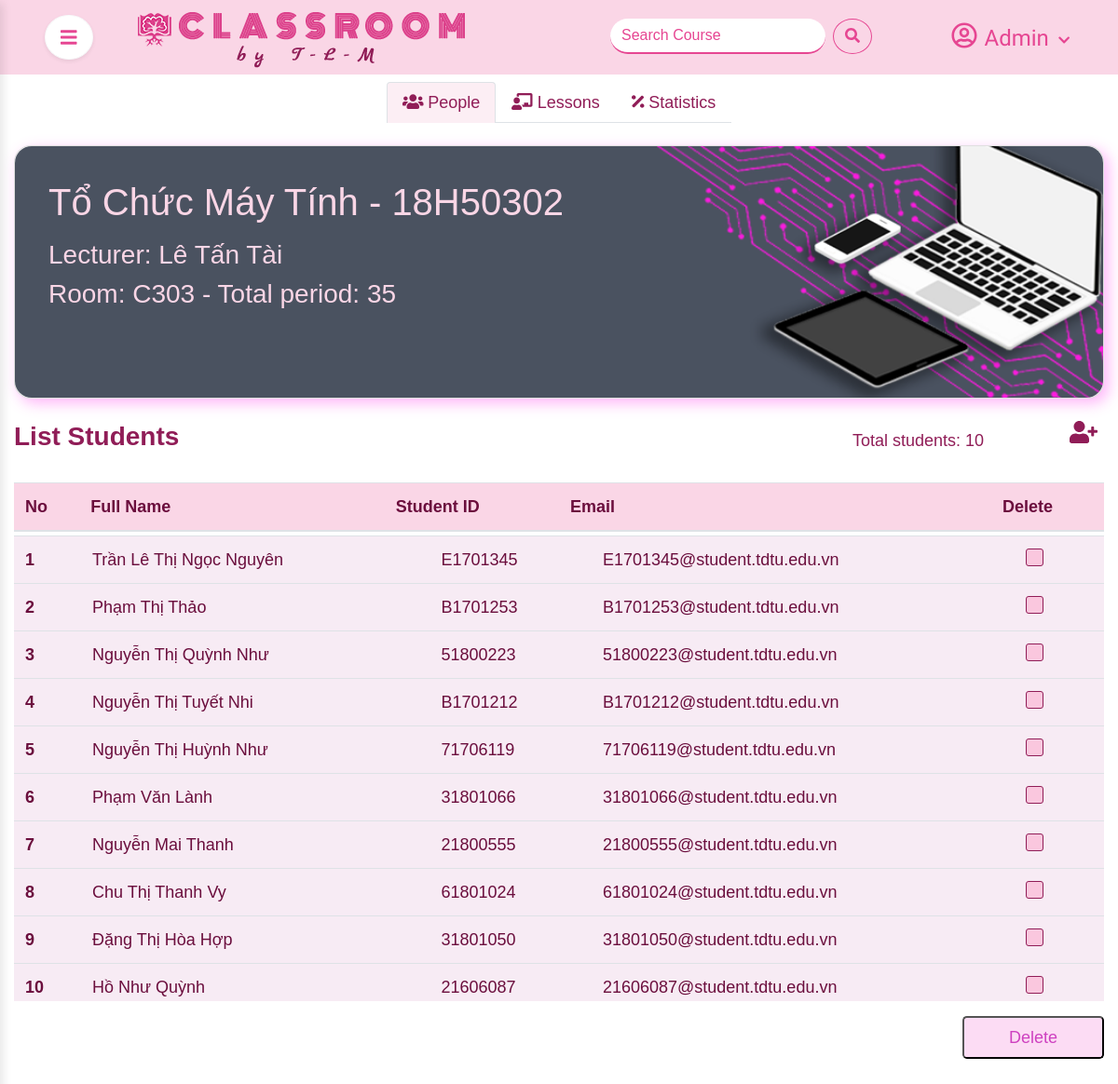
Page /source_code/index.php?mod=class&action=index&classid=30 (signed in) on the committed database.
### tables this page shows
CREATE TABLE `table_class` (
  `class_id` int(11) NOT NULL,
  `class_name` varchar(100) NOT NULL,
  `class_img` varchar(200) NOT NULL,
  `subject` varchar(100) NOT NULL,
  `room` varchar(100) NOT NULL,
  `total_period` int(11) NOT NULL,
  `user_id` int(11) NOT NULL
);

CREATE TABLE `table_users` (
  `user_id` int(11) NOT NULL,
  `fullname` varchar(100) NOT NULL,
  `email` varchar(100) NOT NULL,
  `password` varchar(50) NOT NULL,
  `department` varchar(200) NOT NULL,
  `phone_number` varchar(11) NOT NULL,
  `reset_token` varchar(40) DEFAULT NULL,
  `role` set('teacher','admin') NOT NULL DEFAULT 'teacher'
);

CREATE TABLE `table_student` (
  `id` int(11) NOT NULL,
  `student_id` varchar(10) NOT NULL,
  `last_name` varchar(100) NOT NULL,
  `first_name` varchar(10) NOT NULL,
  `email` varchar(100) NOT NULL,
  `class_id` int(11) NOT NULL
);

### source_code/modules/class/models/homeModel.php (called while the page is built, shortened)
<?php
function user_infor($field)
{
    $list_users = db_fetch_array("SELECT * FROM `table_users`");
    if (isset($_SESSION['is_login'])) {
        foreach ($list_users as $user) {
            if ($_SESSION['user_email'] == $user['email']) {
                if (array_key_exists($field, $user)) {
                    return $user[$field];
                }
            }
        }
    }
    return false;
}
function get_current_class(){
    $class_id =$_GET['classid'];
    $item = db_fetch_row("SELECT c.*, u.fullname, u.email, u.phone_number, u.department FROM `table_class` c JOIN table_users u ON c.user_id = u.user_id WHERE c.class_id = {$class_id}");
    return $item;
}
function get_students_by_class_id()
{
  $class_id = $_GET['classid'];
    $list_students = db_fetch_array("SELECT * FROM `table_student` WHERE `class_id` = {$class_id}");
    return $list_students;
}
function get_num_row_students(){
    $class_id = $_GET['classid'];
    $num_row = db_num_rows("SELECT * FROM `table_student` WHERE `class_id` = {$class_id}");
    return $num_row;
}
function get_lessons_by_class_id(){
    $class_id = (int)$_GET['classid'];
    $item = db_fetch_array("SELECT * FROM `table_lesson` WHERE `class_id` = $class_id");
    return $item;
}
function date_study_format(){
    $class_id = (int)$_GET['classid'];
    $item =db_fetch_array("SELECT DATE_FORMAT(date_study, '%d/%m/%Y') AS `date_study` FROM `table_lesson` WHERE `class_id` = $class_id");
    return $item;
}
function get_day_absent(){
    $class_id = $_GET['classid'];
    return db_fetch_array("SELECT s.student_id, s.last_name, s.first_name, SUM(CASE WHEN a.status ='absent' THEN l.num_of_period ELSE 0 END) sum_period_absent FROM `table_attendance` a JOIN `table_lesson` l ON a.lesson_id = l.lesson_id JOIN `table_class` c ON c.class_id = l.class_id JOIN `table_student` s ON s.id = a.student_id WHERE c.class_id = {$class_id} GROUP BY s.student_id, s.last_name, s.first_name");
}
function get_total_period(){
    $class_id = $_GET['classid'];
    return db_fetch_row("SELECT `total_period` FROM `table_class` WHERE `class_id` = {$class_id}");
}
function get_percent_absent(){
    $list_day_absent = get_day_absent();
    $total_period = get_total_period()['total_period'];
    $temp[] = array();
    return $temp;
}
function get_banned_list(){
    $list_percent_absent=get_percent_absent();
    $list_banned = array();
    return $list_banned;
}
function get_class_by_user_id()
{
    if (isset($_SESSION['is_login'])) {
        $user_id = user_infor('user_id');
        $list_class = db_fetch_array("SELECT * FROM `table_class` WHERE `user_id` = {$user_id}");
        return $list_class;
    }
}

### source_code/libraries/database.php (called while the page is built, shortened)
<?php
function db_query($query_string) {
    global $conn;
    $result = mysqli_query($conn, $query_string);
    return $result;
}
function db_fetch_row($query_string) {
    $mysqli_result = db_query($query_string);
    $result = mysqli_fetch_assoc($mysqli_result);
    return $result;
}
function db_fetch_array($query_string) {
    $result = array();
    $mysqli_result = db_query($query_string);
    while ($row = mysqli_fetch_assoc($mysqli_result)) {
        $result[] = $row;
    }
    return $result;
}
function db_num_rows($query_string) {
    $mysqli_result = db_query($query_string);
	return mysqli_num_rows($mysqli_result);
}

### source_code/modules/class/controllers/indexController.php (called while the page is built, shortened)
<?php
function indexAction()
{
    $list_students = get_students_by_class_id();
    $data['list_students'] = $list_students;
    $current_class = get_current_class();
    $data['current_class'] = $current_class;
    $list_lesson = get_lessons_by_class_id();
    $data['list_lesson'] = $list_lesson;
    $list_date_study_format = date_study_format();
    $data['list_date_study_format'] = $list_date_study_format;
    $list_banned = get_banned_list();
    $data['list_banned'] = $list_banned;
    $list_class = get_class_by_user_id();
    $data['list_class'] = $list_class;
    $list_all_class = get_all_class();
    $data['list_all_class'] = $list_all_class;
    load_view('index', $data);
}

### source_code/core/router.php (called while the page is built, shortened)
<?php
$action_name = get_action() . 'Action';
call_function(array('construct', $action_name));

### source_code/core/appload.php (called while the page is built, shortened)
<?php
require CONFIGPATH . DIRECTORY_SEPARATOR . 'database.php';
require LIBPATH . DIRECTORY_SEPARATOR . 'database.php';
require COREPATH . DIRECTORY_SEPARATOR . 'base.php';
require COREPATH . DIRECTORY_SEPARATOR . 'router.php';

### source_code/index.php (called while the page is built, shortened)
<?php
require COREPATH.DIRECTORY_SEPARATOR.'appload.php';

### source_code/modules/class/views/indexView.php (the view, shortened to what this page needs)
<div onclick="barDisappear()" class="container" id="in-class">
    <nav class="navbar navbar-light nav-bar-custom pb-0">
        <div class="nav nav-tabs justify-content-center mx-auto" id="nav-tab" role="tablist">
            <a class="nav-item nav-link active" id="nav-people-tab" data-toggle="tab" href="#nav-people" role="tab" aria-controls="nav-people" aria-selected="true"><i class="fas fa-users"></i> People</a>
            <a class="nav-item nav-link" id="nav-checkpresent-tab" data-toggle="tab" href="#nav-checkpresent" role="tab" aria-controls="nav-checkpresent" aria-selected="false"><i class="fas fa-chalkboard-teacher"></i> Lessons</a>
            <a class="nav-item nav-link" id="nav-contact-tab" data-toggle="tab" href="#nav-contact" role="tab" aria-controls="nav-contact" aria-selected="false"><i class="fas fa-percentage"></i> Statistics</a>
        </div>
    </nav>
    <div class="tab-content mt-4" id="nav-tabContent">
        <div class="tab-pane fade show active" id="nav-people" role="tabpanel" aria-labelledby="nav-people-tab">
            <div class="card img-fluid class-cover-photo mt-4">
                <img class="card-img-top" src="<?= $current_class['class_img'] ?>" alt="Card image" style="width:100%">
                <div class="card-img-overlay m-3">
                    <h1 class="text-FAD6E6"><?= $current_class['subject'] ?> - <?= $current_class['class_name'] ?></h1>
                    <h3 class="text-FAD6E6 mt-3">Lecturer: <?= $current_class['fullname'] ?> </h3>
                    <h3 class="text-FAD6E6 ">Room: <?= $current_class['room'] ?> - Total period: <?= $current_class['total_period'] ?> </h3>
                </div>
            </div>
            <div class="row ">
                <div class="col-lg-12 col-md-12 " id="list-students">
                    <div class="row my-4 py-0" id="">
                        <div class="col-lg-9 col-md-7 col-sm-6 col-6">
                            <h3 class="text-901D57 font-weight-bold">List Students</h3>
                        </div>
                        <div class="col-lg-2 col-md-3 col-sm-4 col-3 pt-2">
                            Total students: <?php echo get_num_row_students() ?>
                        </div>
                        <div class="col-lg-1 col-md-2 col-sm-2 col-3 pl-5">
                            <a href="?mod=class&action=addStudent&classid=<?php echo $_GET['classid'] ?>" data-toggle="tooltip" data-placement="bottom" title="Add students">
                                <i class="fas fa-user-plus fa-lg"></i>
                            </a>
                        </div>
                    </div>
                    <?php if (!empty($list_students)) {
                    ?>
                        <form action="" method="post" class="">
                            <table class="table table-pink mb-1">
                                <thead class="">
                                    <tr>
                                        <th scope="col" class="th1">No</th>
                                        <th scope="col" class="th2">Full Name</th>
                                        <th scope="col" class="th3">Student ID</th>
                                        <th scope="col" class="th4">Email</th>
                                        <th scope="col " class="th5 text-center">
                                            Delete
                                        </th>
                                    </tr>
                                </thead>
                            </table>
                            <div class="scroll-table-wp my-custom-scrollbar table-wrapper-scroll-y ">
                                <table class="table table-pink table-hover">
                                    <tbody class="">
                                        <?php
                                        $temp = 0;
                                        foreach ($list_students as $student) {
                                            $temp++; ?>
                                            <tr>
                                                <th scope="row"><?php echo $temp ?></th>
                                                <td><?php echo $student['last_name'] . " " . $student['first_name'] ?></td>
                                                <td><?php echo  $student['student_id'] ?></td>
                                                <td><?php echo $student['email'] ?></td>
                                                <td>
                                                    <label class="checkbox-container mb-0 text-center" for="<?php echo  $student['student_id'] ?>">
                                                        <span class="checkmark"></span>
                                                    </label>
                                                </td>
                                            </tr>
                                        <?php
                                        }
                                        ?>
                                    </tbody>
                                </table>
                            </div>
                            <div class="text-right mt-3">
                                <button type="button" class="btn-pink px-5 py-2 rounded-lg mb-5 btn-delete-student" data-toggle="modal" data-target="#deleteStudent">
                                    Delete
                                </button>
                            </div>
                        </form>
                    <?php
                    }
                    ?>
                </div>
            </div>
        </div>

### source_code/core/base.php (shortened to what this page needs)
<?php
function get_module() {
    global $config;
    $module = isset($_GET['mod']) ? $_GET['mod'] : $config['default_module'];
    return $module;
}
function call_function($list_function = array()) {
    if (is_array($list_function)) {
        foreach ($list_function as $f) {
            if (function_exists($f())) {
                $f();
            }
        }
    }
}
function load_view($name, $data_send = array()) {
    $path = MODULESPATH . DIRECTORY_SEPARATOR . get_module() . DIRECTORY_SEPARATOR . 'views' . DIRECTORY_SEPARATOR . $name . 'View.php';
    if (file_exists($path)) {
        require $path;
    } else {
        echo "Không tìm thấy {$path}";
    }
}
function get_header($name = '') {
    global $data;
    if (empty($name)) {
        $name = 'header';
    } else {
        $name = "header-{$name}";
    }
    $path = LAYOUTPATH . DIRECTORY_SEPARATOR . $name . '.php';
    if (file_exists($path)) {
        if (is_array($data)) {
            foreach ($data as $key => $a) {
                $$key = $a;
            }
        }
        require $path;
    } else {
        echo "Không tìm thấy {$path}";
    }
}
function get_footer($name = '') {
    global $data;
    if (empty($name)) {
        $name = 'footer';
    } else {
        $name = "footer-{$name}";
    }
    $path = LAYOUTPATH . DIRECTORY_SEPARATOR . $name . '.php';
    if (file_exists($path)) {
        if (is_array($data)) {
            foreach ($data as $key => $a) {
                $$key = $a;
            }
        }
        require $path;
    } else {
        echo "Không tìm thấy {$path}";
    }
}
?>

### source_code/public/css/style.css (style rules this page uses)
body { font-size: 14px; font-family: Arial; line-height: 26px; }
.btn-pink { background-color: #FCDCF4; color: #ce41c0; }
.text-FAD6E6 { color: #FAD6E6; }
@media (min-width: 1200px) { .container, .container-lg, .container-md, .container-sm, .container-xl { max-width: 1300px; } }
.card { box-shadow: 5px 5px 15px rgba(255, 87, 241, 0.438); }
.card-img-overlay { position: absolute !important; top: 0 !important; right: 0 !important; bottom: 250px; left: 0 !important; padding: 1.25rem !important; border-radius: calc(.25rem - 1px) !important; }
.checkbox-container { display: block; position: relative; padding-left: 35px; font-size: 18px; -webkit-user-select: none; -moz-user-select: none; -ms-user-select: none; user-select: none; }
.checkmark { position: absolute; top: 1px; left: 0; height: 19px; width: 19px; border-radius: 3px; background-color: #fac7de; border: 1px solid #901D57; }
.checkmark:after { content: ""; position: absolute; display: none; }
.checkbox-container .checkmark:after { left: 5px; top: 1px; width: 6px; height: 11px; border: solid#fff; border-width: 0 3px 3px 0; -webkit-transform: rotate(45deg); -ms-transform: rotate(45deg); transform: rotate(45deg); }
#in-class, #lesson { font-size: 18px!important; }
#in-class a, .return-class { color: #901D57 !important; }
#in-class #list-students .row { color: #901D57 !important; }
.nav-bar-custom { border-color: #ce41c0 !important; }
.nav-bar-custom a { color: #E874DC; }
.nav-tabs .nav-item.show .nav-link, .nav-tabs .nav-link.active { color: #E64692; background-color: #FCEEF4; border-bottom: none; }
.table-pink { background-color: #F7EBF4!important; color: #6B0E3D!important; }
.table-pink thead { background-color: #FAD6E6 !important; }
.th1 { width: 6%!important; }
.th2 { width: 28%!important; }
.th3 { width: 16%!important; }
.th4 { width: 36%!important; }
.my-custom-scrollbar { position: relative; max-height: 500px!important; overflow-y: auto; }
.text-901D57 { color: #901D57!important; }
.class-cover-photo { border-radius: 18px; }
.class-cover-photo>img { border-radius: 18px; min-height: 150px!important; max-height: 270px!important; width: 100%; }

### rows in the picture
table_class: class_img (picture), subject "Tổ Chức Máy Tính", class_name "18H50302", user.fullname "Lê Tấn Tài", room "C303", total_period "35"
table_student: last_name "Trần Lê Thị Ngọc", first_name "Nguyên", student "E1701345", email "E1701345@student.tdtu.edu.vn"
table_student: last_name "Phạm Thị", first_name "Thảo", student "B1701253", email "B1701253@student.tdtu.edu.vn"
table_student: last_name "Nguyễn Thị Quỳnh", first_name "Như", student "51800223", email "51800223@student.tdtu.edu.vn"
table_student: last_name "Nguyễn Thị Tuyết", first_name "Nhi", student "B1701212", email "B1701212@student.tdtu.edu.vn"
table_student: last_name "Nguyễn Thị Huỳnh", first_name "Như", student "71706119", email "71706119@student.tdtu.edu.vn"
table_student: last_name "Phạm Văn", first_name "Lành", student "31801066", email "31801066@student.tdtu.edu.vn"
table_student: last_name "Nguyễn Mai", first_name "Thanh", student "21800555", email "21800555@student.tdtu.edu.vn"
table_student: last_name "Chu Thị Thanh", first_name "Vy", student "61801024", email "61801024@student.tdtu.edu.vn"
table_student: last_name "Đặng Thị Hòa", first_name "Hợp", student "31801050", email "31801050@student.tdtu.edu.vn"
table_student: last_name "Hồ Như", first_name "Quỳnh", student "21606087", email "21606087@student.tdtu.edu.vn"

### other values in the picture
user_infor('fullname') "Admin"
get_num_row_students() "10"
